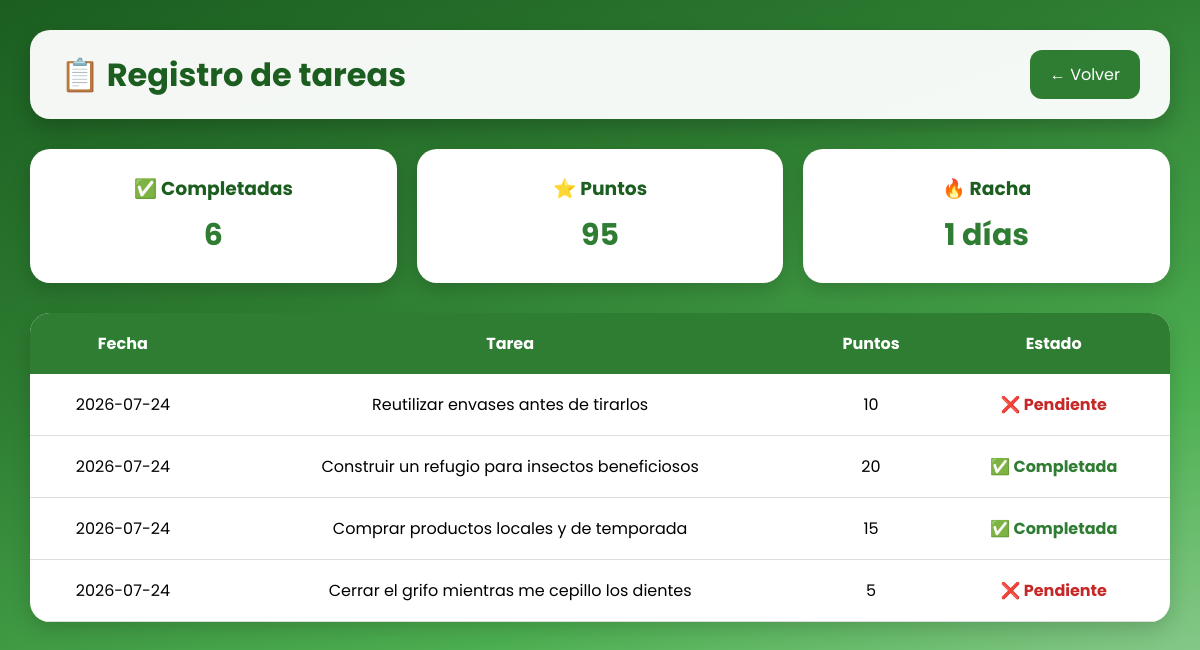
Page /tareas_reg (signed in) on the committed database.
### main.py (models this page shows, shortened)
class User(db.Model):
    id = db.Column(db.Integer, primary_key=True)
    email = db.Column(db.String(100), unique=True, nullable=False)
    password = db.Column(db.String(100), nullable=False)
    username = db.Column(db.String(100), nullable=True)
    points = db.Column(db.Integer, default=0)
    plant_name = db.Column(db.String(200), default=0)
    plant_type = db.Column(db.String(200), default=0)
    streak = db.Column(db.Integer, default=0)
    lvl = db.Column(db.Integer, default=0)
    impact = db.Column(db.Integer, default=0)
    lang = db.Column(db.String(10), default='es')

class Task(db.Model):
    id = db.Column(db.Integer, primary_key=True)
    user_id = db.Column(db.Integer, db.ForeignKey('user.id'), nullable=False)
    name = db.Column(db.String(100), nullable=False)
    points = db.Column(db.Integer, nullable=False)
    completed = db.Column(db.Boolean, default=False)
    date = db.Column(db.String(100), nullable=False)

### main.py (the view)
@app.route('/tareas_reg')
def tareas_reg():
    if 'user_id' not in session:
        return redirect('/')
    tareas = Task.query.filter_by(
        user_id=session['user_id']
    ).order_by(Task.date.desc()).all()
    user_id = session['user_id']
    user = User.query.get(user_id)
    for task in tareas:
        task.texto = traducir_tarea(task.name, user.lang)
    return render_template(
        template(user, "registro"),
        user=user,
        tareas=tareas
    )

### main.py (called while the page is built)
def template(user, pagina):
    carpeta = "english" if user.lang == "en" else "espanol"
    prefijo = "en" if user.lang == "en" else "es"
    return f"{carpeta}/{prefijo}_{pagina}.html"

def traducir_tarea(task_id, lang):
    for task in tareas:
        if task["id"] == task_id:
            return task[lang]
    return task_id

### templates/espanol/es_registro.html (shortened to what this page needs)
<!DOCTYPE html>
<html lang="es">
<head>
    <link rel="stylesheet" href="../static/css/registro.css">
</head>
<body>
<header class="encabezado">
    <h1>📋 Registro de tareas</h1>
    <a href="dashboard" class="volver">
        ← Volver
    </a>
</header>
<main class="contenedor">
    <section class="resumen">
        <div class="estadistica">
            <h3>✅ Completadas</h3>
            <p>{{ user.impact }}</p>
        </div>
        <div class="estadistica">
            <h3>⭐ Puntos</h3>
            <p>{{ user.points }}</p>
        </div>
        <div class="estadistica">
            <h3>🔥 Racha</h3>
            <p>{{ user.streak }} días</p>
        </div>
    </section>
    <section class="tabla">
        <table>
            <thead>
                <tr>
                    <th>Fecha</th>
                    <th>Tarea</th>
                    <th>Puntos</th>
                    <th>Estado</th>
                </tr>
            </thead>
            <tbody>
                {% for task in tareas %}
                <tr>
                    <td>{{ task.date }}</td>
                    <td>{{ task.texto }}</td>
                    <td>{{ task.points }}</td>
                    <td>
                        {% if task.completed %}
                            <span class="completada">✅ Completada</span>
                        {% else %}
                            <span class="pendiente">❌ Pendiente</span>
                        {% endif %}
                    </td>
                </tr>
                {% endfor %}
            </tbody>
        </table>
    </section>
</main>
</body>
</html>

### static/css/registro.css (style rules this page uses)
* { margin:0; padding:0; box-sizing:border-box; font-family:'Poppins',sans-serif; }
body { min-height:100vh; background:linear-gradient(160deg,#1B5E20,#2E7D32,#4CAF50,#A5D6A7); padding:30px; }
.encabezado { max-width:1200px; margin:auto; margin-bottom:30px; background:rgba(255,255,255,.95); display:flex; justify-content:space-between; align-items:center; padding:20px 30px; border-radius:20px; box-shadow:0 10px 20px rgba(0,0,0,.2); }
.encabezado h1 { color:#1B5E20; }
.volver { text-decoration:none; background:#2E7D32; color:white; padding:12px 20px; border-radius:12px; transition:.3s; }
.contenedor { max-width:1200px; margin:auto; }
.resumen { display:flex; gap:20px; margin-bottom:30px; }
.estadistica { flex:1; background:white; padding:25px; text-align:center; border-radius:20px; box-shadow:0 8px 20px rgba(0,0,0,.15); }
.estadistica h3 { color:#1B5E20; margin-bottom:10px; }
.estadistica p { font-size:30px; font-weight:bold; color:#2E7D32; }
.tabla { background:white; border-radius:20px; overflow:hidden; box-shadow:0 8px 20px rgba(0,0,0,.15); }
table { width:100%; border-collapse:collapse; }
thead { background:#2E7D32; color:white; }
th { padding:18px; }
td { padding:18px; text-align:center; border-bottom:1px solid #ddd; }
.completada { color:#2E7D32; font-weight:bold; }
.pendiente { color:#C62828; font-weight:bold; }

### rows in the picture
User: impact "6", points "95", streak "1"
Task: date "2026-07-24", texto "Reutilizar envases antes de tirarlos", points "10", completed "❌ Pendiente"
Task: date "2026-07-24", texto "Construir un refugio para insectos beneficiosos", points "20", completed "✅ Completada"
Task: date "2026-07-24", texto "Comprar productos locales y de temporada", points "15", completed "✅ Completada"
Task: date "2026-07-24", texto "Cerrar el grifo mientras me cepillo los dientes", points "5", completed "❌ Pendiente"
